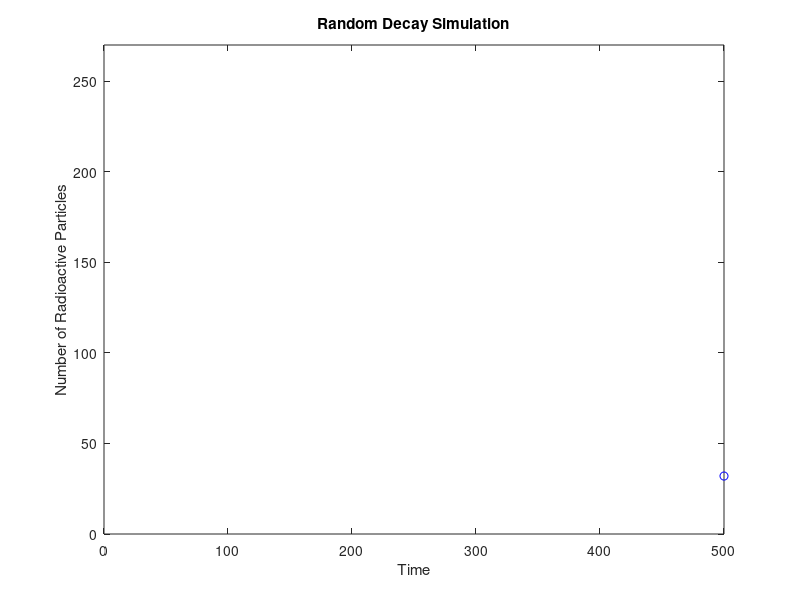

Write the MATLAB code that produced this figure.
%Decay Simulation with randomness
clear
clc
close all
%Inputs
lambda = 0.005;              %Decay Rate
max = 250;                   %Initial Number of Radiaoactice Particles
time_max = 500;              %Time
nloop = max;
number = nloop;
%Main Loop
for i = 1:time_max
    for j = 2:nloop
        decay = rand;
        if decay < lambda
         nloop = nloop -1;
        end
    end
number = nloop;
plot(i,number,'ob')
title('Random Decay Simulation')
xlabel('Time')
ylabel('Number of Radioactive Particles')
axis([0 time_max 0 max+20]);
drawnow
end
%Results
disp('Final Remaining Nucleii')
disp(number)